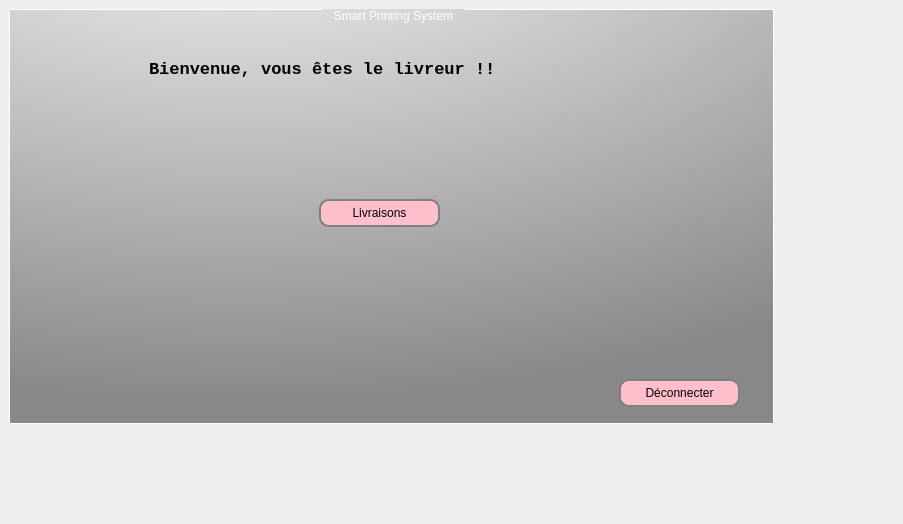
<?xml version="1.0" encoding="UTF-8"?>
<ui version="4.0">
 <class>Livreur</class>
 <widget class="QDialog" name="Livreur">
  <property name="geometry">
   <rect>
    <x>0</x>
    <y>0</y>
    <width>903</width>
    <height>524</height>
   </rect>
  </property>
  <property name="windowTitle">
   <string>Dialog</string>
  </property>
  <widget class="QStackedWidget" name="stackedWidget">
   <property name="geometry">
    <rect>
     <x>0</x>
     <y>0</y>
     <width>783</width>
     <height>433</height>
    </rect>
   </property>
   <property name="styleSheet">
    <string notr="true">
QGroupBox {
 
 background: qradialgradient(cx: 0.3, cy: -0.4, fx: 0.3, fy: -0.4, radius: 1.35, stop: 0 #fff, stop: 1 #888) ;/*background: linear-gradient(rgba(0,0,0,.5), rgba(0,0,0,.5)),url(feuille.jpg); 
    background-position: center;
    background-size: cover;
    display: flex;
    justify-content: center;
    align-items: center;
    font-family: 'Poppins', sans-serif*/
 
 color: rgb(255, 255, 255);
  border: 1px solid #ffffff;

    margin-top: 1ex; /* leave space at the top for the title */
}

QGroupBox::title {
    subcontrol-origin: margin;
    subcontrol-position: top center; /* position at the top center */
    padding: 0 10px;
    background-color: qlineargradient(x1: 0, y1: 0, x2: 0, y2: 1,
                                      stop: 0 #FF0ECE, stop: 1 #FFFFFF);
}


QPushButton {
border: 2px solid gray;
border-radius: 10px;
padding: 0 8px;
background-color:pink
}

 QPushButton:hover:!pressed{ background-color: qlineargradient(x1: 0, y1: 0, x2: 0, y2: 1,
                                      stop: 0 #FF0ECE, stop: 1 #FFFFFF); } 
QPushButton:hover { background-color: qlineargradient(x1: 0, y1: 0, x2: 0, y2: 1,
                                      stop: 0 #FF0ECE, stop: 1 #FFFFFF); }</string>
   </property>
   <property name="currentIndex">
    <number>0</number>
   </property>
   <widget class="QWidget" name="Home">
    <layout class="QHBoxLayout" name="horizontalLayout">
     <item>
      <widget class="QGroupBox" name="groupBox">
       <property name="styleSheet">
        <string notr="true">QGroupBox {
 
 background: qradialgradient(cx: 0.3, cy: -0.4, fx: 0.3, fy: -0.4, radius: 1.35, stop: 0 #fff, stop: 1 #888) ;/*background: linear-gradient(rgba(0,0,0,.5), rgba(0,0,0,.5)),url(feuille.jpg); 
    background-position: center;
    background-size: cover;
    display: flex;
    justify-content: center;
    align-items: center;
    font-family: 'Poppins', sans-serif*/
 
 color: rgb(255, 255, 255);
  border: 1px solid #ffffff;

    margin-top: 1ex; /* leave space at the top for the title */
}

QGroupBox::title {
    subcontrol-origin: margin;
    subcontrol-position: top center; /* position at the top center */
    padding: 0 10px;
    background-color: qlineargradient(x1: 0, y1: 0, x2: 0, y2: 1,
                                      stop: 0 #FF0ECE, stop: 1 #FFFFFF);
}
</string>
       </property>
       <property name="title">
        <string>Smart Printing System</string>
       </property>
       <widget class="QLabel" name="label_2">
        <property name="geometry">
         <rect>
          <x>140</x>
          <y>30</y>
          <width>431</width>
          <height>61</height>
         </rect>
        </property>
        <property name="font">
         <font>
          <family>Lucida Console</family>
          <pointsize>13</pointsize>
          <weight>75</weight>
          <bold>true</bold>
         </font>
        </property>
        <property name="text">
         <string>Bienvenue, vous êtes le livreur !!</string>
        </property>
       </widget>
       <widget class="QPushButton" name="livrButton">
        <property name="geometry">
         <rect>
          <x>310</x>
          <y>190</y>
          <width>121</width>
          <height>28</height>
         </rect>
        </property>
        <property name="text">
         <string>Livraisons</string>
        </property>
       </widget>
       <widget class="QPushButton" name="deconnecterButton">
        <property name="geometry">
         <rect>
          <x>610</x>
          <y>370</y>
          <width>121</width>
          <height>28</height>
         </rect>
        </property>
        <property name="styleSheet">
         <string notr="true">QPushButton#evilButton { background-color: red };</string>
        </property>
        <property name="text">
         <string>Déconnecter</string>
        </property>
       </widget>
      </widget>
     </item>
    </layout>
   </widget>
   <widget class="QWidget" name="livraisons">
    <layout class="QHBoxLayout" name="horizontalLayout_4">
     <item>
      <widget class="QGroupBox" name="groupBox_5">
       <property name="title">
        <string>Smart Printing System</string>
       </property>
       <widget class="QLabel" name="label_6">
        <property name="geometry">
         <rect>
          <x>90</x>
          <y>50</y>
          <width>431</width>
          <height>61</height>
         </rect>
        </property>
        <property name="font">
         <font>
          <family>Lucida Console</family>
          <pointsize>13</pointsize>
          <weight>75</weight>
          <bold>true</bold>
         </font>
        </property>
        <property name="text">
         <string>Livraisons !!!!</string>
        </property>
       </widget>
       <widget class="QPushButton" name="homeButton_4">
        <property name="geometry">
         <rect>
          <x>620</x>
          <y>360</y>
          <width>93</width>
          <height>28</height>
         </rect>
        </property>
        <property name="text">
         <string>Home</string>
        </property>
       </widget>
      </widget>
     </item>
    </layout>
   </widget>
  </widget>
 </widget>
 <resources/>
 <connections/>
</ui>
